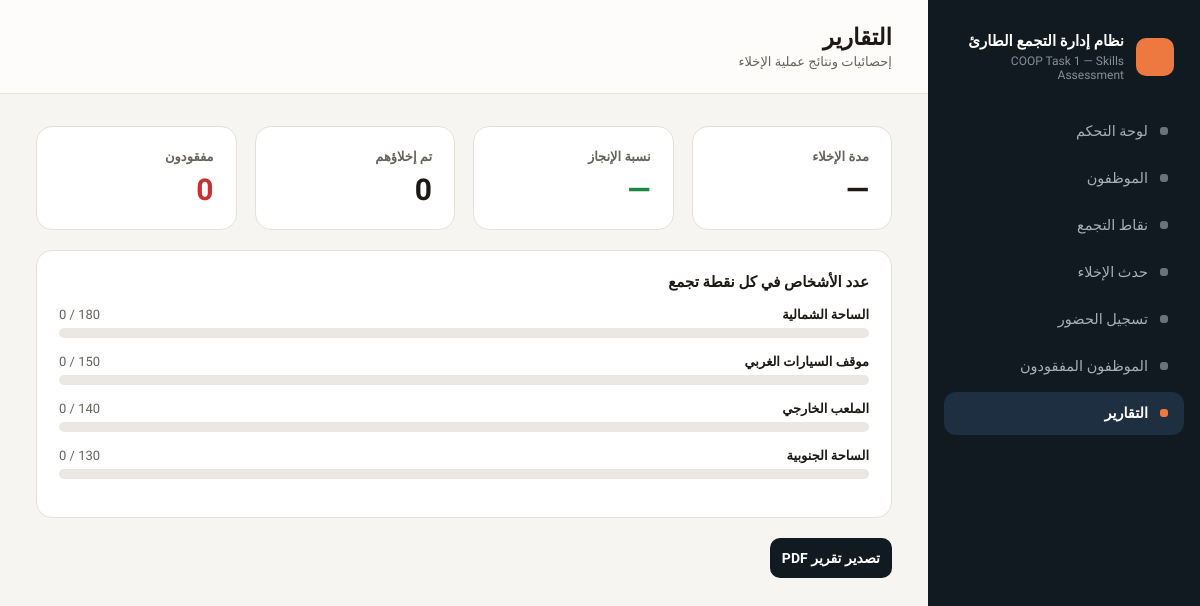
The app's page /reports.php with its own data.
### tables this page shows
CREATE TABLE assembly_points (
  id INT AUTO_INCREMENT PRIMARY KEY,
  name VARCHAR(100) NOT NULL,
  location VARCHAR(150) NOT NULL,
  capacity INT NOT NULL DEFAULT 100
);

### db.php (called while the page is built, shortened)
<?php
function h($s) {
    return htmlspecialchars($s ?? '', ENT_QUOTES, 'UTF-8');
}

### reports.php (the view, shortened to what this page needs)
<?php
require 'includes/db.php';
include 'includes/layout_top.php';
$evacuatedCount = 0;
$missingCount = 0;
$durationLabel = '—';
$completionRateLabel = '—';
$perPointStats = $pdo->query("SELECT id, name, capacity FROM assembly_points ORDER BY id")->fetchAll();
?>
<div class="stat-grid stat-grid-4">
  <div class="card stat-card">
    <div class="stat-label">مدة الإخلاء</div>
    <div class="stat-value" style="font-size:30px;"><?= h($durationLabel) ?></div>
  </div>
  <div class="card stat-card">
    <div class="stat-label">نسبة الإنجاز</div>
    <div class="stat-value stat-safe" style="font-size:30px;"><?= h($completionRateLabel) ?></div>
  </div>
  <div class="card stat-card">
    <div class="stat-label">تم إخلاؤهم</div>
    <div class="stat-value" style="font-size:30px;"><?= $evacuatedCount ?></div>
  </div>
  <div class="card stat-card">
    <div class="stat-label">مفقودون</div>
    <div class="stat-value stat-danger" style="font-size:30px;"><?= $missingCount ?></div>
  </div>
</div>
<div class="card" style="margin:20px 0;">
  <div class="card-title">عدد الأشخاص في كل نقطة تجمع</div>
  <?php foreach ($perPointStats as $p): $pct = $p['capacity'] ? min(100, round($p['count'] / $p['capacity'] * 100)) : 0; ?>
    <div class="point-row">
      <div class="point-row-top">
        <span class="point-name"><?= h($p['name']) ?></span>
        <bdi class="point-count"><?= $p['count'] ?> / <?= $p['capacity'] ?></bdi>
      </div>
      <div class="progress-track"><div class="progress-fill" style="width:<?= $pct ?>%"></div></div>
    </div>
  <?php endforeach; ?>
</div>
<button onclick="window.print()" class="btn-primary">تصدير تقرير PDF</button>
<?php include 'includes/layout_bottom.php'; ?>

### style.css (style rules this page uses)
:root { --bg: oklch(97% 0.006 80); --ink: oklch(22% 0.01 80); --muted: oklch(50% 0.01 80); --card-border: oklch(91% 0.01 80); --sidebar-bg: oklch(21% 0.02 250); --sidebar-active: oklch(30% 0.04 250); --accent: oklch(70% 0.16 45); --danger: oklch(55% 0.19 25); --danger-strong: oklch(60% 0.18 35); --safe: oklch(55% 0.14 150); --info: oklch(60% 0.13 240); --gray: oklch(55% 0.02 250); }
* { box-sizing: border-box; }
body { margin: 0; font-family: 'Tajawal', sans-serif; background: var(--bg); color: var(--ink); }
input, select, button { font-family: 'Tajawal', sans-serif; }
.card { background: white; border: 1px solid var(--card-border); border-radius: 16px; padding: 22px; }
.card-title { font-weight: 800; font-size: 15px; margin-bottom: 16px; }
.stat-grid { display: grid; grid-template-columns: repeat(5, 1fr); gap: 18px; }
.stat-grid-4 { grid-template-columns: repeat(4, 1fr); }
.stat-label { font-size: 13px; color: var(--muted); font-weight: 600; }
.stat-value { font-size: 36px; font-weight: 800; margin-top: 8px; }
.stat-safe { color: var(--safe); }
.stat-danger { color: var(--danger); }
button, .btn-primary, .btn-secondary, .btn-accent, .btn-danger, .btn-safe, .btn-outline { cursor: pointer; border: none; font-weight: 700; font-size: 14px; border-radius: 10px; padding: 12px; text-decoration: none; display: inline-block; text-align: center; }
.btn-primary { background: var(--sidebar-bg); color: white; }
.point-row { margin-bottom: 16px; }
.point-row-top { display: flex; justify-content: space-between; font-size: 13px; margin-bottom: 6px; }
.point-name { font-weight: 600; }
.point-count { color: var(--muted); direction: ltr; unicode-bidi: isolate; }
.progress-track { height: 10px; background: oklch(93% 0.008 80); border-radius: 6px; overflow: hidden; }

### records on screen
assembly_points: name "الساحة الشمالية", count "0", capacity "180"
assembly_points: name "موقف السيارات الغربي", count "0", capacity "150"
assembly_points: name "الملعب الخارجي", count "0", capacity "140"
assembly_points: name "الساحة الجنوبية", count "0", capacity "130"

### other values on screen
$item['label'] "لوحة التحكم"
$item['label'] "الموظفون"
$item['label'] "نقاط التجمع"
$item['label'] "حدث الإخلاء"
$item['label'] "تسجيل الحضور"
$item['label'] "الموظفون المفقودون"
$item['label'] "التقارير"
$pageTitle "التقارير"
$pageSubtitle "إحصائيات ونتائج عملية الإخلاء"
$durationLabel "—"
$completionRateLabel "—"
$evacuatedCount "0"
$missingCount "0"
